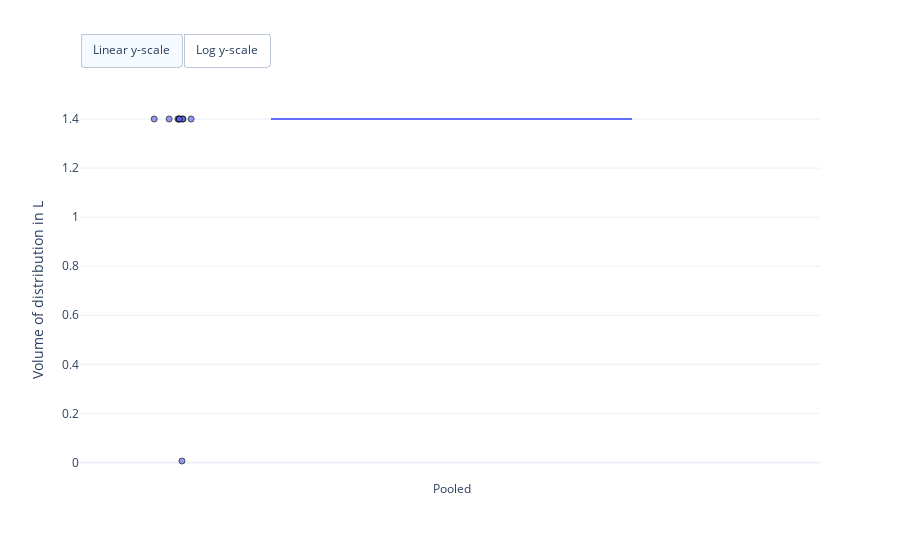
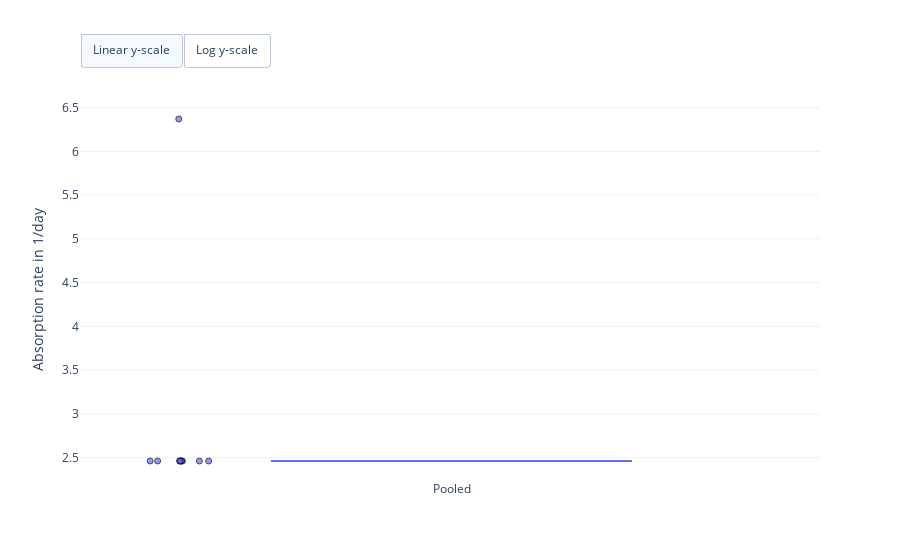
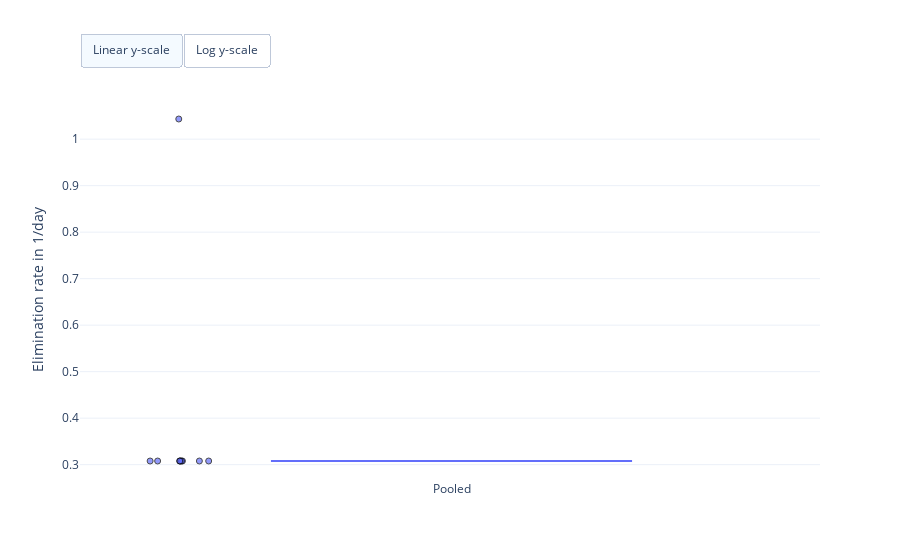
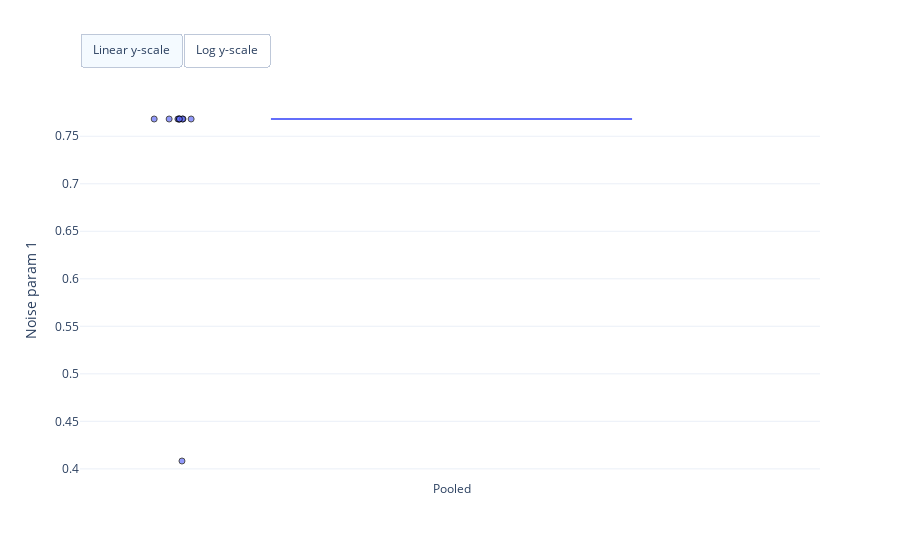

Notebook cell for these charts, in order:
### Markdown cell above
### Visualise optimisation results

### Code cell
fig = erlo.plots.ParameterEstimatePlot()
fig.add_data(map_estimates)

fig.show()

### Figure 1 — Plotly figure (JSON) as saved in the notebook; plotly's stock layout.template omitted (floating-point values rounded to 4 significant figures)
{"data": [{"boxpoints": "all", "hovertemplate": "Estimate: %{y:.2f}<br>%{text}", "jitter": 0.2, "line": {"color": "#636EFA"}, "marker": {"color": "#636EFA", "line": {"color": "black", "width": 1}, "opacity": 0.7, "symbol": "circle"}, "name": "Pooled", "pointpos": -1.5, "text": ["Run: 1 <br>Log-posterior score: -32.35", "Run: 2 <br>Log-posterior score: -32.35", "Run: 3 <br>Log-posterior score: -32.35", "Run: 4 <br>Log-posterior score: -32.35", "Run: 5 <br>Log-posterior score: -32.35", "Run: 6 <br>Log-posterior score: -32.35", "Run: 7 <br>Log-posterior score: -32.35", "Run: 8 <br>Log-posterior score: -32.35", "Run: 9 <br>Log-posterior score: -25.77", "Run: 10 <br>Log-posterior score: -32.35"], "type": "box", "visible": true, "y": [1.4, 1.4, 1.4, 1.4, 1.4, 1.4, 1.4, 1.4, 0.00568, 1.4]}], "layout": {"autosize": true, "updatemenus": [{"buttons": [{"args": [{"yaxis.type": "linear"}], "label": "Linear y-scale", "method": "relayout"}, {"args": [{"yaxis.type": "log"}], "label": "Log y-scale", "method": "relayout"}], "direction": "left", "pad": {"r": 0, "t": -10}, "showactive": true, "type": "buttons", "x": 0, "xanchor": "left", "y": 1.15, "yanchor": "top"}], "yaxis": {"title": {"text": "Volume of distribution in L"}}}}

### Figure 2 — Plotly figure (JSON) as saved in the notebook; plotly's stock layout.template omitted (floating-point values rounded to 4 significant figures)
{"data": [{"boxpoints": "all", "hovertemplate": "Estimate: %{y:.2f}<br>%{text}", "jitter": 0.2, "line": {"color": "#636EFA"}, "marker": {"color": "#636EFA", "line": {"color": "black", "width": 1}, "opacity": 0.7, "symbol": "circle"}, "name": "Pooled", "pointpos": -1.5, "text": ["Run: 1 <br>Log-posterior score: -32.35", "Run: 2 <br>Log-posterior score: -32.35", "Run: 3 <br>Log-posterior score: -32.35", "Run: 4 <br>Log-posterior score: -32.35", "Run: 5 <br>Log-posterior score: -32.35", "Run: 6 <br>Log-posterior score: -32.35", "Run: 7 <br>Log-posterior score: -32.35", "Run: 8 <br>Log-posterior score: -32.35", "Run: 9 <br>Log-posterior score: -25.77", "Run: 10 <br>Log-posterior score: -32.35"], "type": "box", "visible": true, "y": [2.461, 2.461, 2.461, 2.461, 2.461, 2.461, 2.461, 2.461, 6.37, 2.461]}], "layout": {"autosize": true, "updatemenus": [{"buttons": [{"args": [{"yaxis.type": "linear"}], "label": "Linear y-scale", "method": "relayout"}, {"args": [{"yaxis.type": "log"}], "label": "Log y-scale", "method": "relayout"}], "direction": "left", "pad": {"r": 0, "t": -10}, "showactive": true, "type": "buttons", "x": 0, "xanchor": "left", "y": 1.15, "yanchor": "top"}], "yaxis": {"title": {"text": "Absorption rate in 1/day"}}}}

### Figure 3 — Plotly figure (JSON) as saved in the notebook; plotly's stock layout.template omitted (floating-point values rounded to 4 significant figures)
{"data": [{"boxpoints": "all", "hovertemplate": "Estimate: %{y:.2f}<br>%{text}", "jitter": 0.2, "line": {"color": "#636EFA"}, "marker": {"color": "#636EFA", "line": {"color": "black", "width": 1}, "opacity": 0.7, "symbol": "circle"}, "name": "Pooled", "pointpos": -1.5, "text": ["Run: 1 <br>Log-posterior score: -32.35", "Run: 2 <br>Log-posterior score: -32.35", "Run: 3 <br>Log-posterior score: -32.35", "Run: 4 <br>Log-posterior score: -32.35", "Run: 5 <br>Log-posterior score: -32.35", "Run: 6 <br>Log-posterior score: -32.35", "Run: 7 <br>Log-posterior score: -32.35", "Run: 8 <br>Log-posterior score: -32.35", "Run: 9 <br>Log-posterior score: -25.77", "Run: 10 <br>Log-posterior score: -32.35"], "type": "box", "visible": true, "y": [0.3079, 0.3079, 0.3079, 0.3079, 0.3079, 0.3079, 0.3079, 0.3079, 1.043, 0.3079]}], "layout": {"autosize": true, "updatemenus": [{"buttons": [{"args": [{"yaxis.type": "linear"}], "label": "Linear y-scale", "method": "relayout"}, {"args": [{"yaxis.type": "log"}], "label": "Log y-scale", "method": "relayout"}], "direction": "left", "pad": {"r": 0, "t": -10}, "showactive": true, "type": "buttons", "x": 0, "xanchor": "left", "y": 1.15, "yanchor": "top"}], "yaxis": {"title": {"text": "Elimination rate in 1/day"}}}}

### Figure 4 — Plotly figure (JSON) as saved in the notebook; plotly's stock layout.template omitted (floating-point values rounded to 4 significant figures)
{"data": [{"boxpoints": "all", "hovertemplate": "Estimate: %{y:.2f}<br>%{text}", "jitter": 0.2, "line": {"color": "#636EFA"}, "marker": {"color": "#636EFA", "line": {"color": "black", "width": 1}, "opacity": 0.7, "symbol": "circle"}, "name": "Pooled", "pointpos": -1.5, "text": ["Run: 1 <br>Log-posterior score: -32.35", "Run: 2 <br>Log-posterior score: -32.35", "Run: 3 <br>Log-posterior score: -32.35", "Run: 4 <br>Log-posterior score: -32.35", "Run: 5 <br>Log-posterior score: -32.35", "Run: 6 <br>Log-posterior score: -32.35", "Run: 7 <br>Log-posterior score: -32.35", "Run: 8 <br>Log-posterior score: -32.35", "Run: 9 <br>Log-posterior score: -25.77", "Run: 10 <br>Log-posterior score: -32.35"], "type": "box", "visible": true, "y": [0.7682, 0.7682, 0.7682, 0.7682, 0.7682, 0.7682, 0.7682, 0.7682, 0.4083, 0.7682]}], "layout": {"autosize": true, "updatemenus": [{"buttons": [{"args": [{"yaxis.type": "linear"}], "label": "Linear y-scale", "method": "relayout"}, {"args": [{"yaxis.type": "log"}], "label": "Log y-scale", "method": "relayout"}], "direction": "left", "pad": {"r": 0, "t": -10}, "showactive": true, "type": "buttons", "x": 0, "xanchor": "left", "y": 1.15, "yanchor": "top"}], "yaxis": {"title": {"text": "Noise param 1"}}}}
